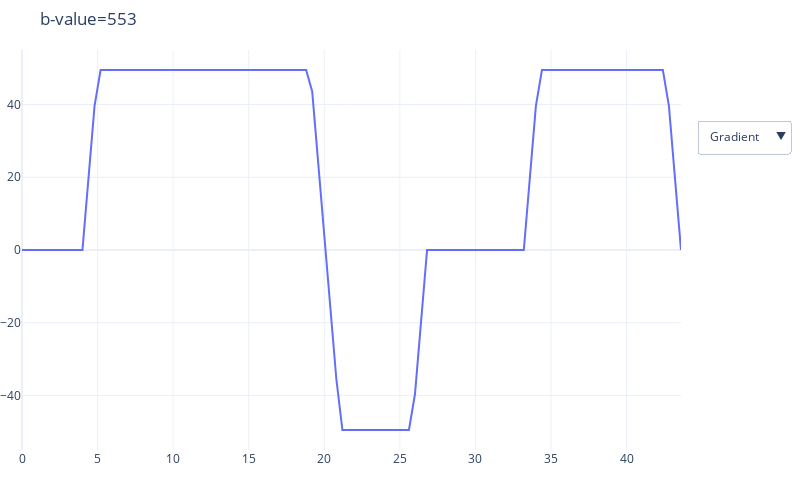

Notebook source saved alongside this figure:
### Code cell
params = {}
# Maximize b-value for diffusion waveforms
params['mode'] = 'diff_bval'

# Hardware constraints
params['gmax']  = 50.0 # Max Gradient Amplitude [mT/m], you can use T/m here too
params['smax']  = 50.0 # Max Slewrate [mT/m/ms]

# Moment nulling
params['MMT']  = 0

# Sequence TE and dt of output [ms]
params['TE']  = 60
params['dt']  = 400e-6

# Time from end of diffusion waveform to TE [ms]
params['T_readout']  = 16.0
# Time of excitation 90 [ms]
params['T_90']  = 4.0
# Time for 180 flip [ms]
params['T_180']  = 6.0

# Run optimization
G, dd = gropt.gropt(params, verbose=1)

plot_waveform_interactive(G, params)
